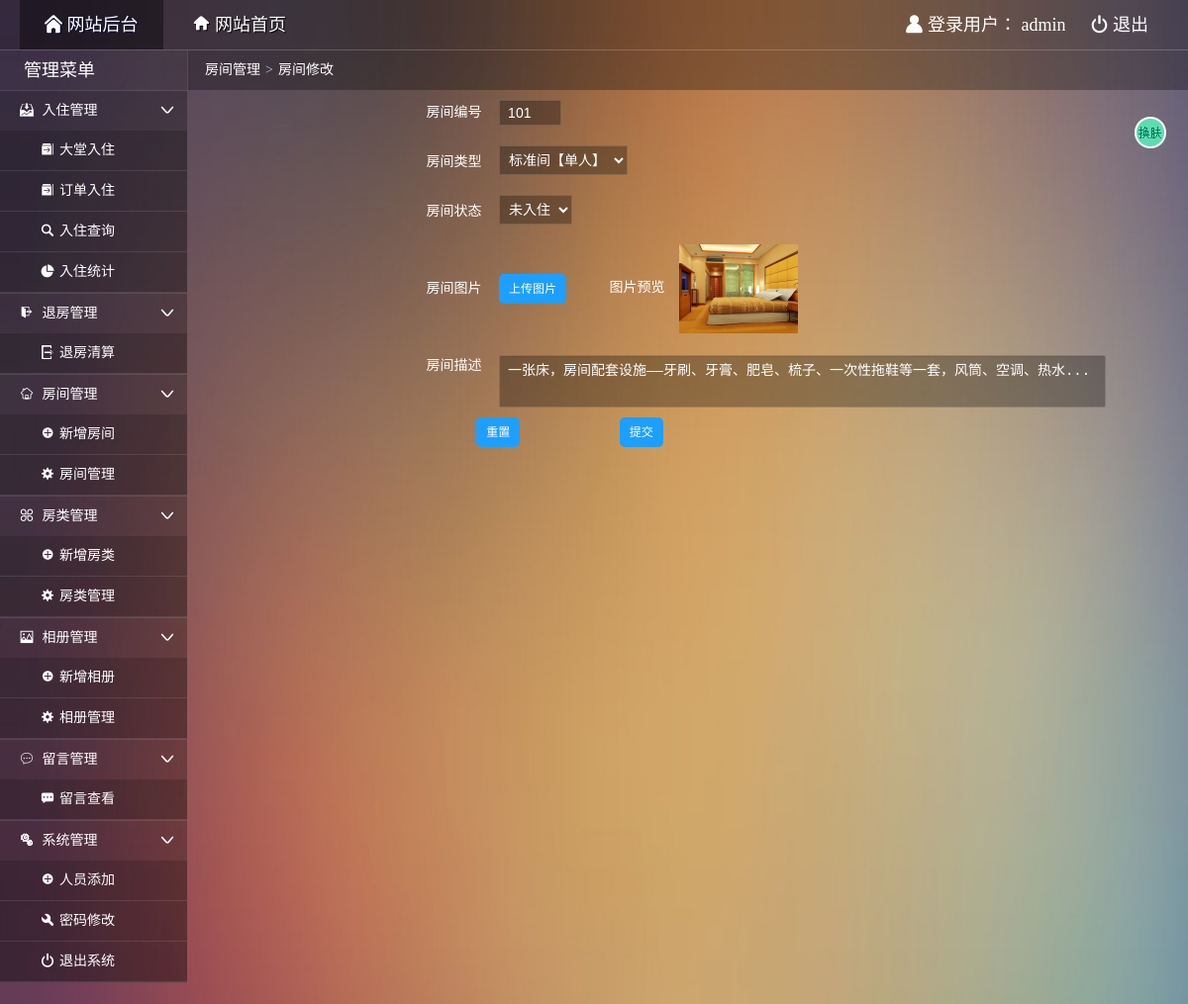
The page /admin/admin_roommod.php?mid=101 (signed in) on the database as committed earlier.
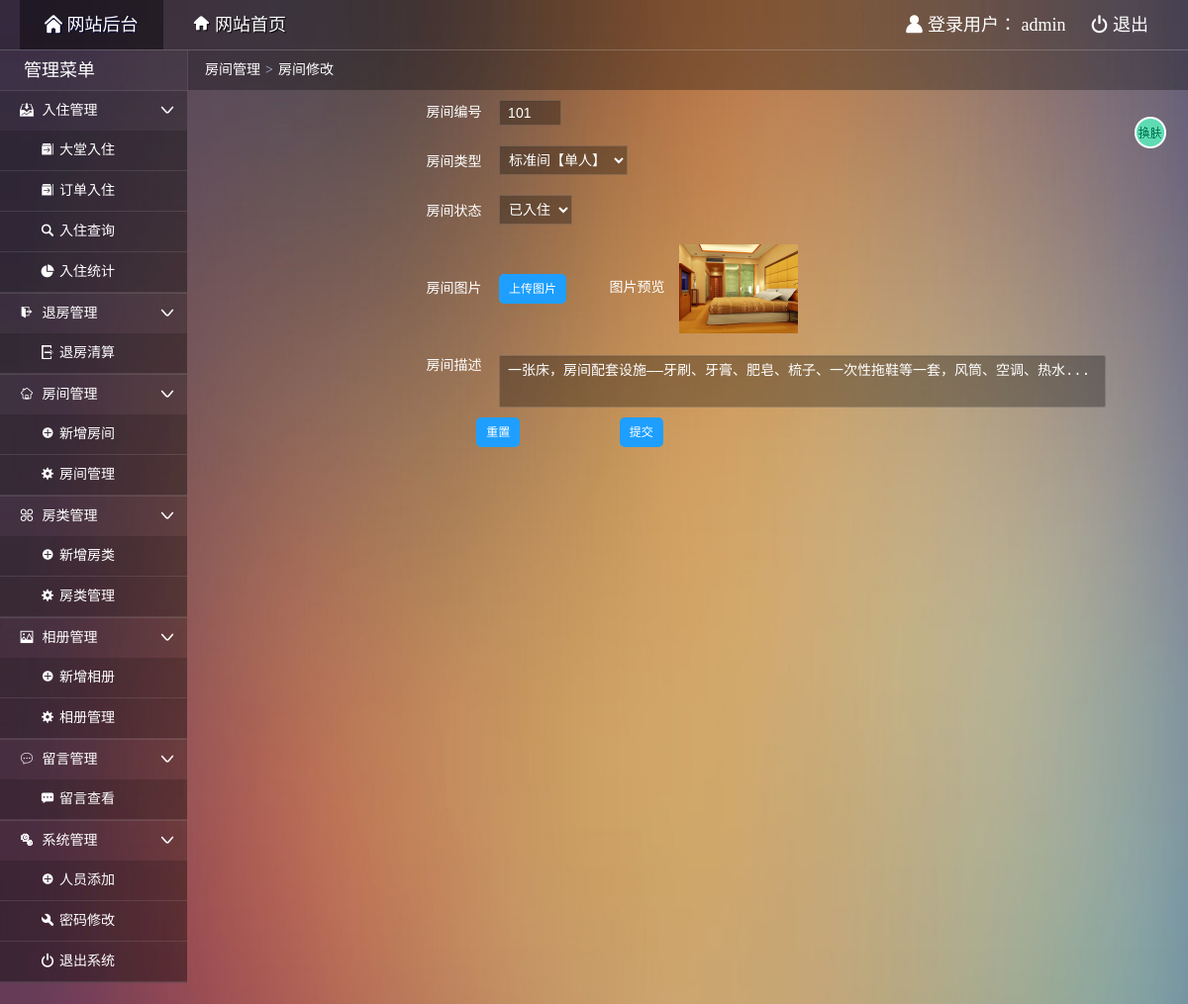
The same page on the database as committed later.
### tables this page shows
CREATE TABLE `room` (
  `roomid` varchar(4) NOT NULL COMMENT '房间编号',
  `typeid` int NOT NULL COMMENT '类型标识',
  `status` char(1) NOT NULL COMMENT '是否入住',
  `remarks` varchar(500) DEFAULT NULL COMMENT '房间描述',
  `pic` varchar(100) NOT NULL COMMENT '房间图片',
  PRIMARY KEY (`roomid`),
  UNIQUE KEY `roomid` (`roomid`),
  KEY `FK_ROOM_TYPE` (`typeid`),
  CONSTRAINT `FK_ROOM_TYPE` FOREIGN KEY (`typeid`) REFERENCES `roomtype` (`typeid`)
);

CREATE TABLE `roomtype` (
  `typeid` int NOT NULL AUTO_INCREMENT COMMENT '类型标识',
  `typename` varchar(20) NOT NULL COMMENT '类型名称',
  `area` varchar(2) NOT NULL COMMENT '房间面积',
  `hasNet` char(1) NOT NULL DEFAULT '有' COMMENT '网络',
  `hasTV` char(1) NOT NULL DEFAULT '有' COMMENT '有线电视',
  `price` decimal(8,2) NOT NULL COMMENT '价格',
  `totalnum` int NOT NULL COMMENT '房间数量',
  `leftnum` int NOT NULL COMMENT '剩余数量',
  PRIMARY KEY (`typeid`)
);

### admin/admin_roommod.php (the view, shortened to what this page needs)
<!doctype html>
<html>
<head>
  <link rel="stylesheet" type="text/css" href="css/common.css"/>
  <link rel="stylesheet" type="text/css" href="css/main.css"/>
</head>
<body>
  <div class="topbar-wrap white">
    <div class="topbar-inner clearfix">
      <div class="topbar-logo-wrap clearfix">
        <ul class="navbar-list clearfix">
          <li><a class="on" href="admin_index.php"><i class="icon-font">&#xe622;</i> 网站后台</a></li>
          <li><a href="../index.php" target="_blank"><i class="icon-font">&#xe681;</i> 网站首页</a></li>
        </ul>
      </div>
      <div class="top-info-wrap">
        <ul class="top-info-list clearfix">
          <li><i class="icon-font">&#xe607;</i> 登录用户：
            <?php
            if($_SESSION["aname"]){
              echo $_SESSION["aname"];
            }else{
              header("location:index.php");
              exit;
            }
            ?>
            </li>
          <li><a href="admin_logout.php"><i class="icon-font">&#xe638;</i> 退出</a></li>
        </ul>
      </div>
    </div>
  </div>
  <div class="container clearfix">
    <?php
      require("../dbconnect.php");
      $sql="select a.roomid,b.typeid,b.typename,a.status,a.remarks,a.pic from room a,roomtype b where a.typeid=b.typeid and a.roomid='".$_GET["mid"]."'";
      $arr=mysqli_query($db_link,$sql);
      $rows=mysqli_fetch_row($arr);
    ?>
    <div class="main-wrap">
      <div class="crumb-wrap">
        <div class="crumb-list"><i class="icon-font"></i><a href="admin_roommgr.php">房间管理</a><span class="crumb-step">&gt;</span><span class="crumb-name">房间修改</span></div>
      </div>
      <div class="result-wrap">
        <form id="myform" name="myform" method="post" action="update.php?mrid=<?php echo $rows[0] ?>" enctype="multipart/form-data">
        <ul class='order'>
          <li>
            <label for="roomid">房间编号&emsp;</label>
            <input name="roomid" type="text" id="roomid" value="<?php echo $rows[0] ?>" size="4" maxlength="10" />
          </li>
          <li>
            <label for="typeid">房间类型&emsp;</label>
            <select name="typeid" id='typeid'>
             <option value="typename" >
              <?php echo $rows[2]  ?>
              </option>
            </select>
          </li>
          <li>
            <label for="status">房间状态&emsp;</label>
            <select name="status" id='status'>
              <option value="<?php echo $rows[3] ?>" >
              <?php echo $rows[3] == '是'?'已入住':'未入住'  ?>
              </option>
            </select>
          </li>
          <li>
            <label for="">房间图片&emsp;</label>
            <label for="file" class='fjtp'>上传图片</label>
            图片预览&emsp;<img src='../images/<?php echo $rows[5] ?>' height="auto" width="120px" id='imgs'>
          </li>
          <li>
            <label for="remarks">房间描述&emsp;</label>
            <textarea id="remarks" placeholder="房间描述..." value='<?php echo $rows[4] ?>' name="remarks"><?php echo $rows[4] ?></textarea>
          </li>
          <li>
            <input type="reset" class="reset" name="submit2" id="button2" value="重置" />
            <input type="submit" name="submit" id="button" value="提交" />
          </li>
        </ul>
        </form>
      </div>
    </div>
  </div>
</body>
</html>

Rows that differ between the two databases and show on the page:
changed room "标准间【单人】": status "未入住" → "已入住"
